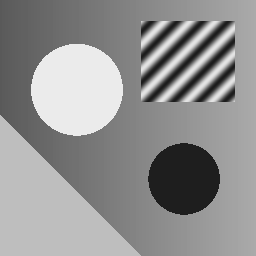
#> input picture chuong_trinh/data/anh_mau.png, 256 x 256 px
$ python bai4_nen_anh_svd.py
#> lines starting #> are read from the running program, lines starting #| are printed output that depends on the picture
### chuong_trinh/python/chuan_ma_tran.py
"""
Thư viện tự cài đặt các chuẩn ma trận theo đúng công thức lý thuyết
(không dùng hàm norm có sẵn), dùng chung cho các bài toán 1-5.

    ||A||_1   = max_j  sum_i |a_ij|          (chuẩn cột)
    ||A||_inf = max_i  sum_j |a_ij|          (chuẩn hàng)
    ||A||_F   = sqrt( sum_ij |a_ij|^2 ) = sqrt( tr(A^T A) )
    ||A||_2   = sqrt( lambda_max(A^T A) ) = sigma_max(A)
"""
import sys
import numpy as np

# In tiếng Việt có dấu trên cửa sổ dòng lệnh Windows
if hasattr(sys.stdout, "reconfigure"):
    sys.stdout.reconfigure(encoding="utf-8")


# [10 lines left out: functions chuan_1, chuan_vo_cung, not called in this run]


def chuan_frobenius(A):
    """Chuẩn Frobenius theo công thức định nghĩa."""
    A = np.asarray(A, dtype=float)
    return np.sqrt((np.abs(A) ** 2).sum())


# [4 lines left out: function chuan_frobenius_vet, not called in this run]


def chuan_2(A, tol=1e-12, max_lap=10000, tra_ve_so_lan_lap=False):
    """
    Chuẩn 2 (chuẩn phổ) = sqrt(lambda_max(A^T A)).

    lambda_max được tìm bằng PHƯƠNG PHÁP LŨY THỪA (power method):
        y_k = M x_{k-1},  x_k = y_k / ||y_k||,  lambda_k = x_k^T M x_k
    Điều kiện dừng: |lambda_k - lambda_{k-1}| <= tol * lambda_k.
    """
    A = np.asarray(A, dtype=float)
    M = A.T @ A                       # ma trận đối xứng, xác định không âm
    n = M.shape[0]
    x = np.ones(n) / np.sqrt(n)
    if np.allclose(M @ x, 0):         # vector đầu trùng nhân của M -> đổi vector
        x = np.random.default_rng(0).standard_normal(n)
        x /= np.linalg.norm(x)
    lam_cu = 0.0
    for k in range(1, max_lap + 1):
        y = M @ x
        ny = np.sqrt(y @ y)
        if ny == 0:                   # A là ma trận không
            return (0.0, k) if tra_ve_so_lan_lap else 0.0
        x = y / ny
        lam = x @ M @ x
        if abs(lam - lam_cu) <= tol * abs(lam):
            break
        lam_cu = lam
    gia_tri = np.sqrt(lam)
    return (gia_tri, k) if tra_ve_so_lan_lap else gia_tri


CAC_CHUAN = {
    "1": chuan_1,
    "2": chuan_2,
    "inf": chuan_vo_cung,
    "fro": chuan_frobenius,
}

TEN_CHUAN = {"1": "Chuẩn 1", "2": "Chuẩn 2", "inf": "Chuẩn vô cùng", "fro": "Chuẩn Frobenius"}


# [14 lines left out: functions so_dieu_kien, doc_ma_tran, not called in this run]

### chuong_trinh/python/kieu_do_thi.py
"""Cấu hình chung cho đồ thị (màu, font, lưới) để các hình trong báo cáo đồng bộ."""
import os
import matplotlib

matplotlib.use("Agg")                  # lưu file, không cần cửa sổ
import matplotlib.pyplot as plt

MAU = {
    "xanh": "#2a78d6",     # chuỗi số liệu 1
    "cam": "#eb6834",      # chuỗi số liệu 2
    "ngoc": "#1baf7a",     # chuỗi số liệu 3
    "chu": "#0b0b0b",
    "chu_phu": "#52514e",
    "luoi": "#e1e0d9",
    "truc": "#c3c2b7",
    "nen": "#fcfcfb",
}

THU_MUC_KET_QUA = os.path.join(os.path.dirname(os.path.abspath(__file__)), "..", "ket_qua")


def cai_dat():
    plt.rcParams.update({
        "font.family": ["Segoe UI", "DejaVu Sans"],   # cả hai đều có dấu tiếng Việt
        "font.size": 11,
        "axes.facecolor": MAU["nen"],
        "figure.facecolor": MAU["nen"],
        "axes.edgecolor": MAU["truc"],
        "axes.labelcolor": MAU["chu_phu"],
        "axes.titlecolor": MAU["chu"],
        "axes.titlesize": 13,
        "axes.spines.top": False,
        "axes.spines.right": False,
        "axes.grid": True,
        "grid.color": MAU["luoi"],
        "grid.linewidth": 0.8,
        "xtick.color": MAU["chu_phu"],
        "ytick.color": MAU["chu_phu"],
        "lines.linewidth": 2,
        "lines.markersize": 6,
        "legend.frameon": False,
        "savefig.dpi": 150,
        "savefig.bbox": "tight",
    })
    os.makedirs(THU_MUC_KET_QUA, exist_ok=True)


def luu_hinh(fig, ten_file):
    duong_dan = os.path.normpath(os.path.join(THU_MUC_KET_QUA, ten_file))
    fig.savefig(duong_dan)
    plt.close(fig)
    print(f"  -> Đã lưu hình: {duong_dan}")

### chuong_trinh/python/bai4_nen_anh_svd.py
"""
BÀI TOÁN 4 - Đo độ chênh lệch dữ liệu ảnh bằng chuẩn Frobenius  (mục 4.3)

Ảnh xám kích thước m x n chính là một ma trận A (mỗi phần tử = độ sáng 0..255).
  (a) NÉN ẢNH bằng SVD:  A = sum sigma_i u_i v_i^T,  giữ k thành phần đầu -> A_k.
      Định lý Eckart-Young:
          ||A - A_k||_F = sqrt(sigma_{k+1}^2 + ... + sigma_r^2)
          ||A - A_k||_2 = sigma_{k+1}
      Sai số tương đối  e_k = ||A - A_k||_F / ||A||_F ;  MSE = ||A - A_k||_F^2 / (m n)
  (b) ĐO ĐỘ CHÊNH LỆCH giữa ảnh gốc và ảnh bị nhiễu, và kiểm tra việc
      cắt SVD có làm ảnh nhiễu "gần" ảnh gốc hơn không (khử nhiễu).

Chạy:  python bai4_nen_anh_svd.py [đường_dẫn_ảnh]   (bỏ trống -> dùng data/anh_mau.png)
"""
import os
import sys
import numpy as np
from chuan_ma_tran import chuan_frobenius, chuan_2
import kieu_do_thi
from kieu_do_thi import MAU, plt

THU_MUC_DATA = os.path.join(os.path.dirname(os.path.abspath(__file__)), "..", "data")
NGUONG = 0.05                                  # yêu cầu sai số tương đối <= 5%


def tao_anh_mau(N=256):
    """Ảnh thử nghiệm tổng hợp (cùng công thức với tao_anh_mau.m bên MATLAB)."""
    y, x = np.mgrid[0:N, 0:N] / (N - 1)
    A = 90 + 80 * x                                            # nền chuyển sắc
    A[(x - 0.30) ** 2 + (y - 0.35) ** 2 < 0.18 ** 2] = 235     # hình tròn sáng
    A[(x - 0.72) ** 2 + (y - 0.70) ** 2 < 0.14 ** 2] = 30      # hình tròn tối
    vung = (x > 0.55) & (x < 0.92) & (y > 0.08) & (y < 0.40)   # vùng sọc chéo
    A[vung] = 128 + 100 * np.sin(2 * np.pi * 10 * (x[vung] + y[vung]))
    A[y > x + 0.45] = 190                                      # tam giác góc dưới trái
    return np.round(A)


def doc_anh(duong_dan):
    anh = plt.imread(duong_dan).astype(float)
    if anh.max() <= 1.0:                                       # PNG được đọc ở dạng [0,1]
        anh = anh * 255
    if anh.ndim == 3:                                          # ảnh màu -> ảnh xám
        anh = anh[..., :3] @ np.array([0.299, 0.587, 0.114])
    return anh


def xap_xi_hang_k(U, s, Vt, k):
    return (U[:, :k] * s[:k]) @ Vt[:k, :]


def phan_a_nen_anh(A, U, s, Vt):
    m, n = A.shape
    nA = chuan_frobenius(A)
    print("=" * 92)
    print(f"(a) NÉN ẢNH BẰNG SVD   ảnh {m}x{n}, hạng = {np.sum(s > 1e-8 * s[0])},"
          f" ||A||_F = {nA:.1f}, ||A||_2 = sigma_1 = {s[0]:.1f}")
    print(f"  {'k':>4}{'||A-Ak||_F':>13}{'sqrt(sum s^2)':>15}{'||A-Ak||_2':>13}{'s_(k+1)':>11}"
          f"{'Sai số %':>10}{'PSNR dB':>9}{'Dung lượng %':>14}")
    ds_k = [1, 2, 5, 10, 20, 30, 50, 80, 120]
    for k in ds_k:
        Ak = xap_xi_hang_k(U, s, Vt, k)
        E = A - Ak
        eF = chuan_frobenius(E)
        eF_ly_thuyet = np.sqrt((s[k:] ** 2).sum())
        e2 = chuan_2(E)
        psnr = 20 * np.log10(255 / np.sqrt(eF ** 2 / (m * n)))
        dung_luong = k * (m + n + 1) / (m * n) * 100
        print(f"  {k:>4}{eF:13.2f}{eF_ly_thuyet:15.2f}{e2:13.2f}{s[k]:11.2f}"
              f"{eF / nA * 100:10.2f}{psnr:9.2f}{dung_luong:14.1f}")

    # Chọn k nhỏ nhất đạt yêu cầu -> chỉ cần các giá trị kỳ dị, không phải dựng lại ảnh
    sai_so_tuong_doi = np.sqrt(np.cumsum((s ** 2)[::-1])[::-1] / (s ** 2).sum())   # e_k với k = 0..r-1
    sai_so_tuong_doi = np.append(sai_so_tuong_doi[1:], 0.0)                          # dịch thành k = 1..r
    k_chon = int(np.argmax(sai_so_tuong_doi <= NGUONG)) + 1
    print(f"  => k nhỏ nhất để sai số <= {NGUONG:.0%}: k = {k_chon}  (sai số {sai_so_tuong_doi[k_chon - 1]:.2%},"
          f" lưu {k_chon * (m + n + 1) / (m * n):.1%} dung lượng ảnh gốc)")
    return sai_so_tuong_doi, k_chon


def phan_b_nhieu(A, rng):
    print("=" * 92)
    print("(b) ĐỘ CHÊNH LỆCH GIỮA ẢNH GỐC VÀ ẢNH NHIỄU (nhiễu Gauss, độ lệch chuẩn 25)")
    B = A + rng.normal(0, 25, size=A.shape)
    nA = chuan_frobenius(A)
    print(f"  ||B - A||_F / ||A||_F = {chuan_frobenius(B - A) / nA:.2%}   (ảnh nhiễu khác ảnh gốc)")
    U, s, Vt = np.linalg.svd(B, full_matrices=False)
    tot_nhat = None
    for k in [5, 10, 20, 30, 40, 60, 100]:
        e = chuan_frobenius(xap_xi_hang_k(U, s, Vt, k) - A) / nA
        print(f"  k = {k:>3}: ||B_k - A||_F / ||A||_F = {e:.2%}")
        if tot_nhat is None or e < tot_nhat[1]:
            tot_nhat = (k, e)
    print(f"  => Cắt SVD ở k = {tot_nhat[0]} đưa ảnh nhiễu về gần ảnh gốc nhất "
          f"(chênh lệch {tot_nhat[1]:.2%}), tức là đã khử bớt nhiễu.")
    return B, xap_xi_hang_k(U, s, Vt, tot_nhat[0]), tot_nhat


def ve_hinh(A, U, s, Vt, sai_so_tuong_doi, k_chon, B, B_k, tot_nhat):
    kieu_do_thi.cai_dat()
    nA = chuan_frobenius(A)

    # Hình 1: ảnh gốc và các ảnh nén
    ds_k = sorted({5, k_chon, 50})
    fig, axs = plt.subplots(1, 4, figsize=(13, 3.8))
    axs[0].imshow(A, cmap="gray", vmin=0, vmax=255)
    axs[0].set_title("Ảnh gốc")
    for ax, k in zip(axs[1:], ds_k):
        Ak = xap_xi_hang_k(U, s, Vt, k)
        ax.imshow(np.clip(Ak, 0, 255), cmap="gray", vmin=0, vmax=255)
        ax.set_title(f"k = {k}   sai số {chuan_frobenius(A - Ak) / nA:.1%}")
    for ax in axs:
        ax.axis("off")
    kieu_do_thi.luu_hinh(fig, "bai4_anh_nen.png")

    # Hình 2: sai số tương đối theo k
    r = min(len(s), 150)
    k = np.arange(1, r + 1)
    fig, ax = plt.subplots(figsize=(7.5, 4.5))
    ax.plot(k, sai_so_tuong_doi[:r] * 100, "-", color=MAU["xanh"], label="‖A − Aₖ‖F / ‖A‖F")
    ax.plot(k, s[1:r + 1] / s[0] * 100, "-", color=MAU["cam"], label="‖A − Aₖ‖₂ / ‖A‖₂ = σₖ₊₁/σ₁")
    ax.axhline(NGUONG * 100, color=MAU["truc"], lw=1, ls="--")
    ax.plot(k_chon, sai_so_tuong_doi[k_chon - 1] * 100, "o", color=MAU["xanh"], ms=8)
    ax.annotate(f"k = {k_chon} đạt sai số ≤ {NGUONG:.0%}", (k_chon, sai_so_tuong_doi[k_chon - 1] * 100),
                textcoords="offset points", xytext=(8, 10), color=MAU["chu_phu"], fontsize=9)
    ax.set_xlabel("Số thành phần SVD giữ lại k")
    ax.set_ylabel("Sai số tương đối (%)")
    ax.set_title("Sai số nén ảnh theo chuẩn Frobenius và chuẩn 2")
    ax.set_ylim(0, None)
    ax.legend()
    kieu_do_thi.luu_hinh(fig, "bai4_sai_so_theo_k.png")

    # Hình 3: khử nhiễu
    fig, axs = plt.subplots(1, 3, figsize=(10, 3.8))
    for ax, anh, tieu_de in [(axs[0], A, "Ảnh gốc A"),
                             (axs[1], B, f"Ảnh nhiễu B  ({chuan_frobenius(B - A) / nA:.1%})"),
                             (axs[2], B_k, f"B cắt SVD, k = {tot_nhat[0]}  ({tot_nhat[1]:.1%})")]:
        ax.imshow(np.clip(anh, 0, 255), cmap="gray", vmin=0, vmax=255)
        ax.set_title(tieu_de)
        ax.axis("off")
    kieu_do_thi.luu_hinh(fig, "bai4_khu_nhieu.png")


def main():
    if len(sys.argv) > 1:
        A = doc_anh(sys.argv[1])
    else:
        duong_dan = os.path.normpath(os.path.join(THU_MUC_DATA, "anh_mau.png"))
        if not os.path.exists(duong_dan):
            os.makedirs(THU_MUC_DATA, exist_ok=True)
            plt.imsave(duong_dan, tao_anh_mau(), cmap="gray", vmin=0, vmax=255)
            print(f"Đã tạo ảnh mẫu: {duong_dan}")
        A = doc_anh(duong_dan)
    print("BÀI TOÁN 4: NÉN VÀ SO SÁNH ẢNH BẰNG CHUẨN MA TRẬN")
    U, s, Vt = np.linalg.svd(A, full_matrices=False)
#> s = 256 values, max 38081.8 at index 0, min 8.89e-13 at index 255, mean 353.3
    sai_so_tuong_doi, k_chon = phan_a_nen_anh(A, U, s, Vt)
#> in phan_a_nen_anh, `nA = chuan_frobenius(A)`: nA = 39755.2
#| (a) NÉN ẢNH BẰNG SVD   ảnh 256x256, hạng = 207, ||A||_F = 39755.2, ||A||_2 = sigma_1 = 38081.8
#> the loop in phan_a_nen_anh, `for k in ds_k:` made 9 passes
#> (eF, eF_ly_thuyet, e2, psnr) on passes 1 to 9: (11412.7, 11412.7, 6660.7, 15.15), (9267.4, 9267.4, 5001.1, 16.96), (4782.4, 4782.4, 2406.1, 22.7), (2860.3, 2860.3, 945.5, 27.17), (1843.4, 1843.4, 454.5, 30.98), (1415.7, 1415.7, 306.2, 33.28), (925.6, 925.6, 184.1, 36.97), (489, 489, 103.5, 42.51), (229, 229, 44.49, 49.1)
#|      1     11412.72       11412.72      6660.70    6660.70     28.71    15.15           0.8
#|      2      9267.43        9267.43      5001.11    5001.11     23.31    16.96           1.6
#|      5      4782.42        4782.42      2406.05    2406.05     12.03    22.70           3.9
#|     10      2860.29        2860.29       945.46     945.46      7.19    27.17           7.8
#|     20      1843.37        1843.37       454.54     454.54      4.64    30.98          15.7
#|     30      1415.67        1415.67       306.19     306.19      3.56    33.28          23.5
#|     50       925.56         925.56       184.14     184.14      2.33    36.97          39.1
#|     80       489.03         489.03       103.46     103.46      1.23    42.51          62.6
#> (further printed lines are left out)
#> pass 1, in chuan_2, `M = A.T @ A`:
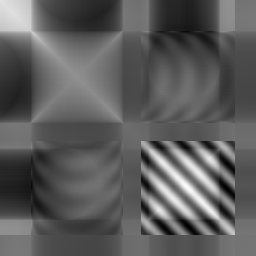
#> M: shape (256, 256) float64; min -541641.8, max 945918.7, mean 2027.5; drawn with min black and max white
#> after the loop in phan_a_nen_anh, `for k in ds_k:`:
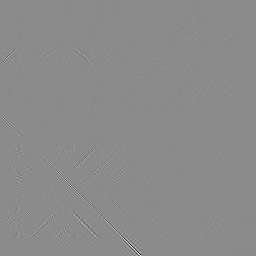
#> E: shape (256, 256) float64; min -21.38, max 17.81, mean -1.49e-07; drawn with min black and max white
#> in phan_a_nen_anh, `sai_so_tuong_doi = np.sqrt(np.cumsum((s ** 2)[::-1])[::-1] / (s ** 2)...`: sai_so_tuong_doi = 256 values, max 1 at index 0, min 2.23e-17 at index 255, mean 0.0194
#> in phan_a_nen_anh, `sai_so_tuong_doi = np.append(sai_so_tuong_doi[1:], 0.0)`: sai_so_tuong_doi = 256 values, max 0.287 at index 0, min 0 at index 255, mean 0.0155
#> in phan_a_nen_anh, `k_chon = int(np.argmax(sai_so_tuong_doi <= NGUONG)) + 1`: k_chon = 18
#|   => k nhỏ nhất để sai số <= 5%: k = 18  (sai số 4.96%, lưu 14.1% dung lượng ảnh gốc)
#> k_chon = 18
    B, B_k, tot_nhat = phan_b_nhieu(A, np.random.default_rng(7))
#> in phan_b_nhieu, `B = A + rng.normal(0, 25, size=A.shape)`:
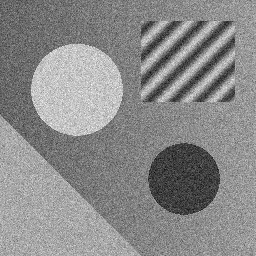
#> B: shape (256, 256) float64; min -67.98, max 324.4, mean 145.5; drawn with min black and max white
#> in phan_b_nhieu, `nA = chuan_frobenius(A)`: nA = 39755.2
#|   ||B - A||_F / ||A||_F = 16.08%   (ảnh nhiễu khác ảnh gốc)
#> in phan_b_nhieu, `U, s, Vt = np.linalg.svd(B, full_matrices=False)`:
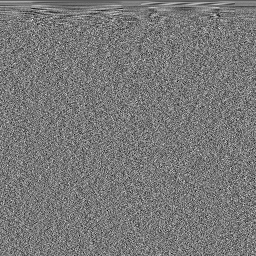
#> Vt: shape (256, 256) float64; min -0.28, max 0.31, mean -0.000188; drawn with min black and max white
#> in phan_b_nhieu, `U, s, Vt = np.linalg.svd(B, full_matrices=False)`: s = 256 values, max 38081.4 at index 0, min 0.507 at index 255, mean 609.6
#> the loop in phan_b_nhieu, `for k in [5, 10, 20, 30, 40, 60, 100]:` made 7 passes
#> (e, tot_nhat) on passes 1 to 3: (0.125, (5, 0.125)), (0.0857, (10, 0.0857)), (0.0856, (20, 0.0856))
#> e on passes 4 to 7: 0.0974, 0.109, 0.125, 0.144
#|   k =   5: ||B_k - A||_F / ||A||_F = 12.45%
#|   k =  10: ||B_k - A||_F / ||A||_F = 8.57%
#|   k =  20: ||B_k - A||_F / ||A||_F = 8.56%
#|   k =  30: ||B_k - A||_F / ||A||_F = 9.74%
#|   k =  40: ||B_k - A||_F / ||A||_F = 10.87%
#|   k =  60: ||B_k - A||_F / ||A||_F = 12.47%
#|   k = 100: ||B_k - A||_F / ||A||_F = 14.43%
#|   => Cắt SVD ở k = 20 đưa ảnh nhiễu về gần ảnh gốc nhất (chênh lệch 8.56%), tức là đã khử bớt nhiễu.
#> tot_nhat = (20, 0.0856)
    ve_hinh(A, U, s, Vt, sai_so_tuong_doi, k_chon, B, B_k, tot_nhat)
#> in ve_hinh, `nA = chuan_frobenius(A)`: nA = 39755.2
#> in ve_hinh, `ds_k = sorted({5, k_chon, 50})`: ds_k = [5, 18, 50]
#> the loop in ve_hinh, `for ax, k in zip(axs[1:], ds_k):` made 3 passes
#> k on passes 1 to 3: 5, 18, 50
#> pass 1, in chuan_frobenius (call 21), `A = np.asarray(A, dtype=float)`:
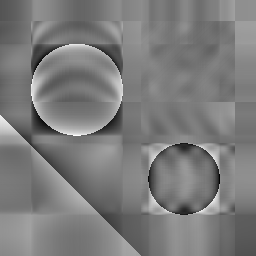
#> A: shape (256, 256) float64; min -95.95, max 101, mean 0; drawn with min black and max white
#> in ve_hinh, `r = min(len(s), 150)`: r = 150
#> in ve_hinh, `k = np.arange(1, r + 1)`: k = 150 values from 1 to 150
#> call 2 of luu_hinh, with ten_file = 'bai4_sai_so_theo_k.png'
#> in luu_hinh (call 2), `fig.savefig(duong_dan)`:
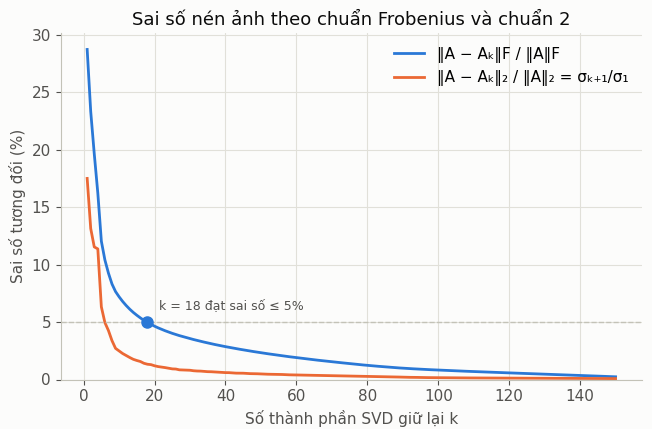
#> figure drawn by matplotlib, 1 panel; curve peaks at x = 1, y = 28.71; curve peaks at x = 1, y = 17.49
#> the loop in ve_hinh, `for ax, anh, tieu_de in [(axs[0], A, "Ảnh gốc A"), (axs[1], B, f"Ảnh n..` made 3 passes
#> tieu_de on passes 1 to 3: 'Ảnh gốc A', 'Ảnh nhiễu B  (16.1%)', 'B cắt SVD, k = 20  (8.6%)'
#> call 3 of luu_hinh, with ten_file = 'bai4_khu_nhieu.png'
#> in luu_hinh (call 3), `fig.savefig(duong_dan)`:
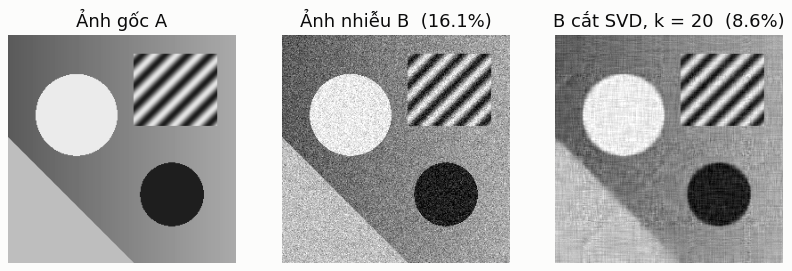
#> figure drawn by matplotlib, 3 panels


if __name__ == "__main__":
    main()
